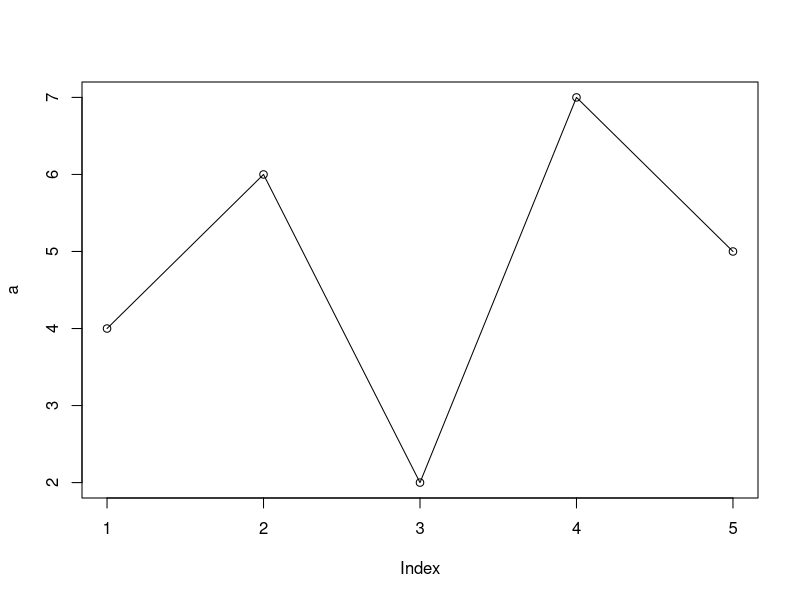
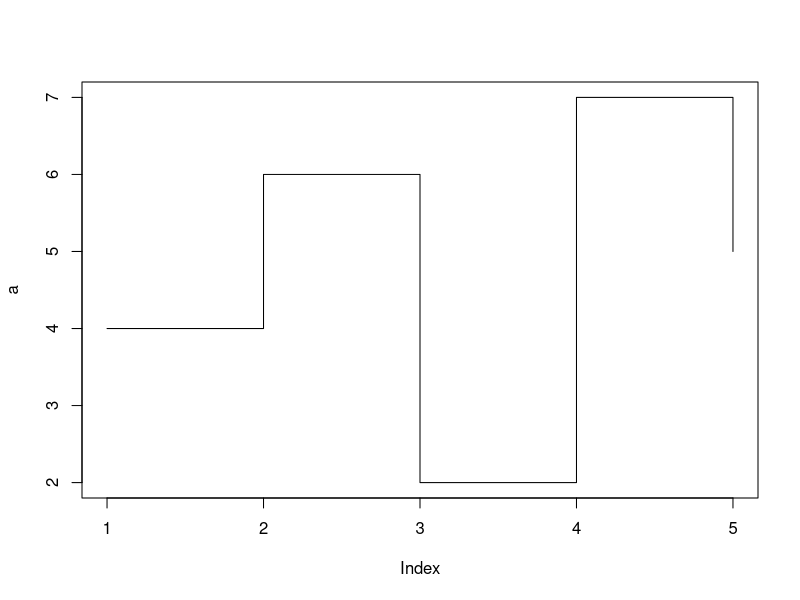
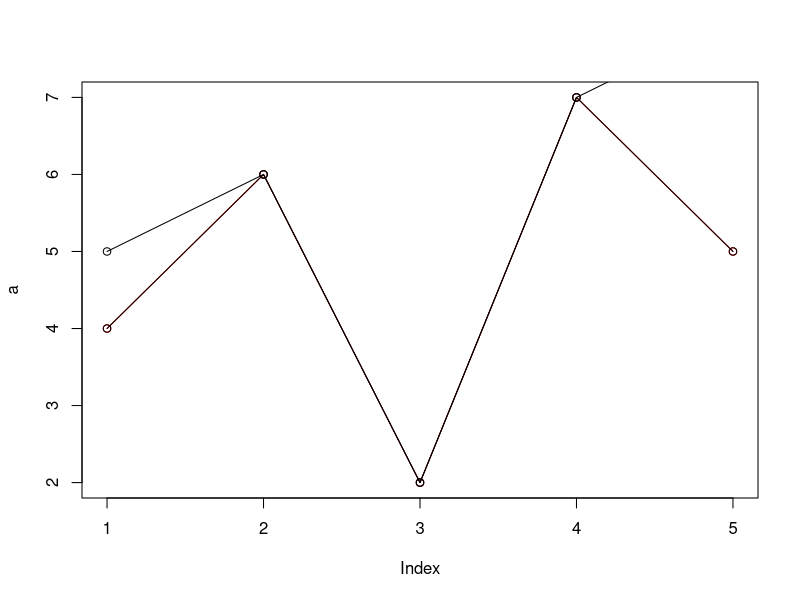

R code for these plots, in order:
##Line graphs

a<-c(4,6,2,7,5)
b<-c(5,6,2,7,8,9)
plot(a,type = "o")
plot(a,type = "s")
plot(a,type = "o",col="red")

##lines function is used to compare two lines
lines(a,type="o")
lines(b,type="o")
                          